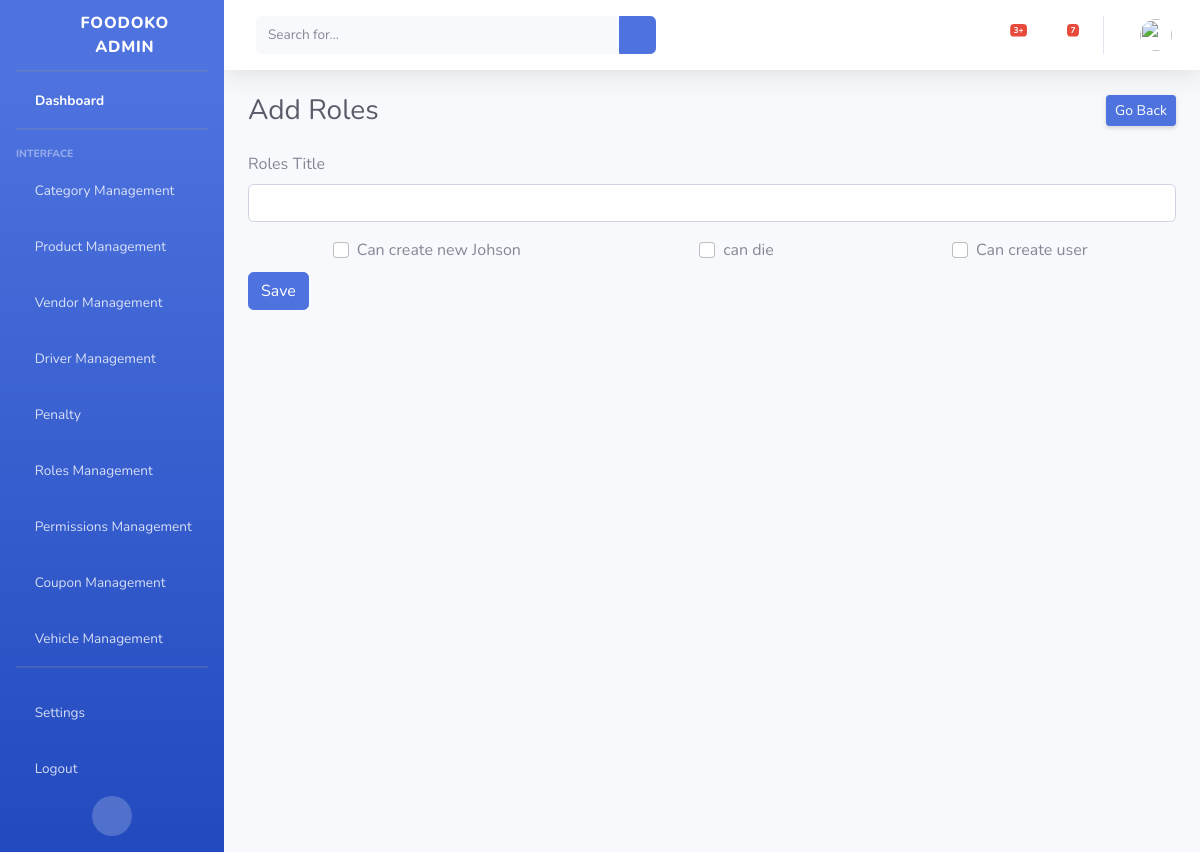
The page /adminpanel/add-role/ on the database its author committed.
### Dashboard/models.py (models this page shows, shortened)
class Permission(models.Model):
    created_at = models.DateField(default=date.today)
    title = models.CharField(max_length=255)
    class Meta:
        ordering = ["-id"]
        verbose_name = "Permission"

### Dashboard/views.py (the view, shortened to what this page needs)
# urls.py: path("add-role/", AddRole.as_view(), name="addRole"),
class AddRole(View):
    template_name = "roles/add_role.html"
    def get(self, request):
        permissions = Permission.objects.all()
        args = {
            "permissions": permissions,
        }
        return render(request, self.template_name, args)

### Dashboard/templates/roles/add_role.html (shortened to what this page needs)
{% load static %}
{% include 'base.html' %}
<body id="page-top">
    <div id="wrapper">
        {% include 'admin-sidebar.html' %}
        <div id="content-wrapper" class="d-flex flex-column">
            <div id="content">
               {% include 'admin-nav.html' %}
                <div class="container-fluid">
                    <div class="d-sm-flex align-items-center justify-content-between mb-4">
                        <h1 class="h3 mb-0 text-gray-800">Add Roles</h1>
                        <a href="{% url 'roleview' %}" class="d-none d-sm-inline-block btn btn-sm btn-primary shadow-sm">Go Back</a>
                    </div>
                    <form action="" method="POST">
                    <div class="add___cat___form">
                        <div class="mb-3">
                            <label for="roles-title" class="form-label">Roles Title</label>
                            <input type="text" name="role_title" class="form-control" id="roles-title" aria-describedby="roles">
                    </div>
                    <div>
                        <div class="all____check">
                          {% for p in permissions %}
                            <div class="form-check">
                                <input name="{{ p.title }}" class="form-check-input" type="checkbox" value="{{ p.id }}" id="che1">
                                <label class="form-check-label" for="che1">
                                   {{ p.title }}
                                </label>
                            </div>
                          {% endfor %}
                        </div>
                    </div>
                          </div>
                          <div class="mt-2">
                            <button type="submit" class="btn btn-primary">Save</button>
                                                </div>
                      </div>
                </div>
                </div>
            </div>
</body>

### static/admin-css/azim.css (style rules this page uses)
.all____check { display: flex; justify-content: space-around; align-items: center; gap: 5px; }

### rows shown on the page
Permission: title "Can create new Johson"
Permission: title "can die"
Permission: title "Can create user"
